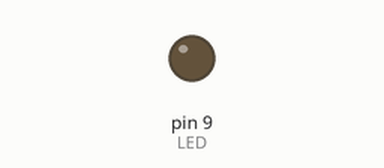
A sketch run on a simulated Arduino Uno, built with avr-gcc and run on an emulated ATmega328P. Parts: output pins drawn as LEDs (lit = HIGH). What the sketch prints to the serial monitor is not drawn.

Above: at 0.2 s.
Timing chart, 0 to 1.7 s (numbered marks = the images above):
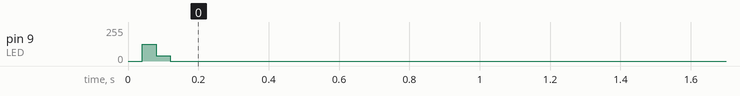

Measured:
- by itself, pin 9 (LED): 127/255 → 0/255 at 0.08 s

The sketch:

time_test.ino
```cpp
int flag = 0;
const int LED = 9;
float startTime = 0.0;

void setup() {
  Serial.begin(115200);
  pinMode(LED, OUTPUT);      // sets the digital pin as output

  // test 1 ----------------------
  startTime = micros();
  for (int i = 0; i < 10000; i++) {
    if (flag == 0) {
      digitalWrite(LED, HIGH);
      flag = 1;
    } else {
      digitalWrite(LED, LOW);
      flag = 0;
    }
  }
  Serial.println((micros() - startTime) / 10000.0, 2);
/*
  // Test 2 ----------------------
  startTime = micros();
  for (int i = 0; i < 10000; i++) {
    if (flag == 0) {
      digitalWriteDirect(LED, HIGH);
      flag = 1;
    } else {
      digitalWriteDirect(LED, LOW);
      flag = 0;
    }
  }
  Serial.println((micros() - startTime) / 10000.0, 2);
 */
}

void loop() {
}
```
